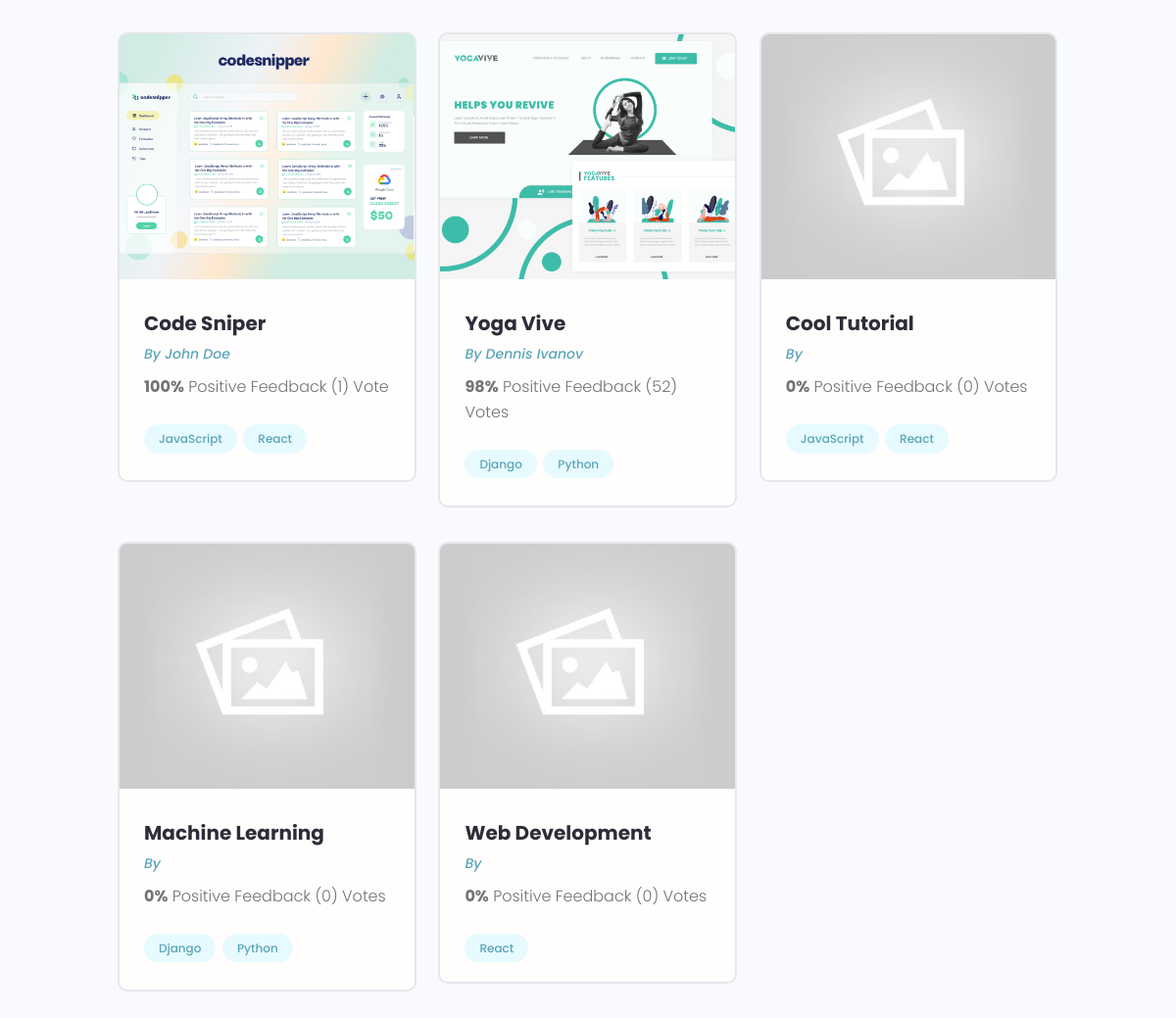
The page /projects/ (lower part) on the database as committed earlier.
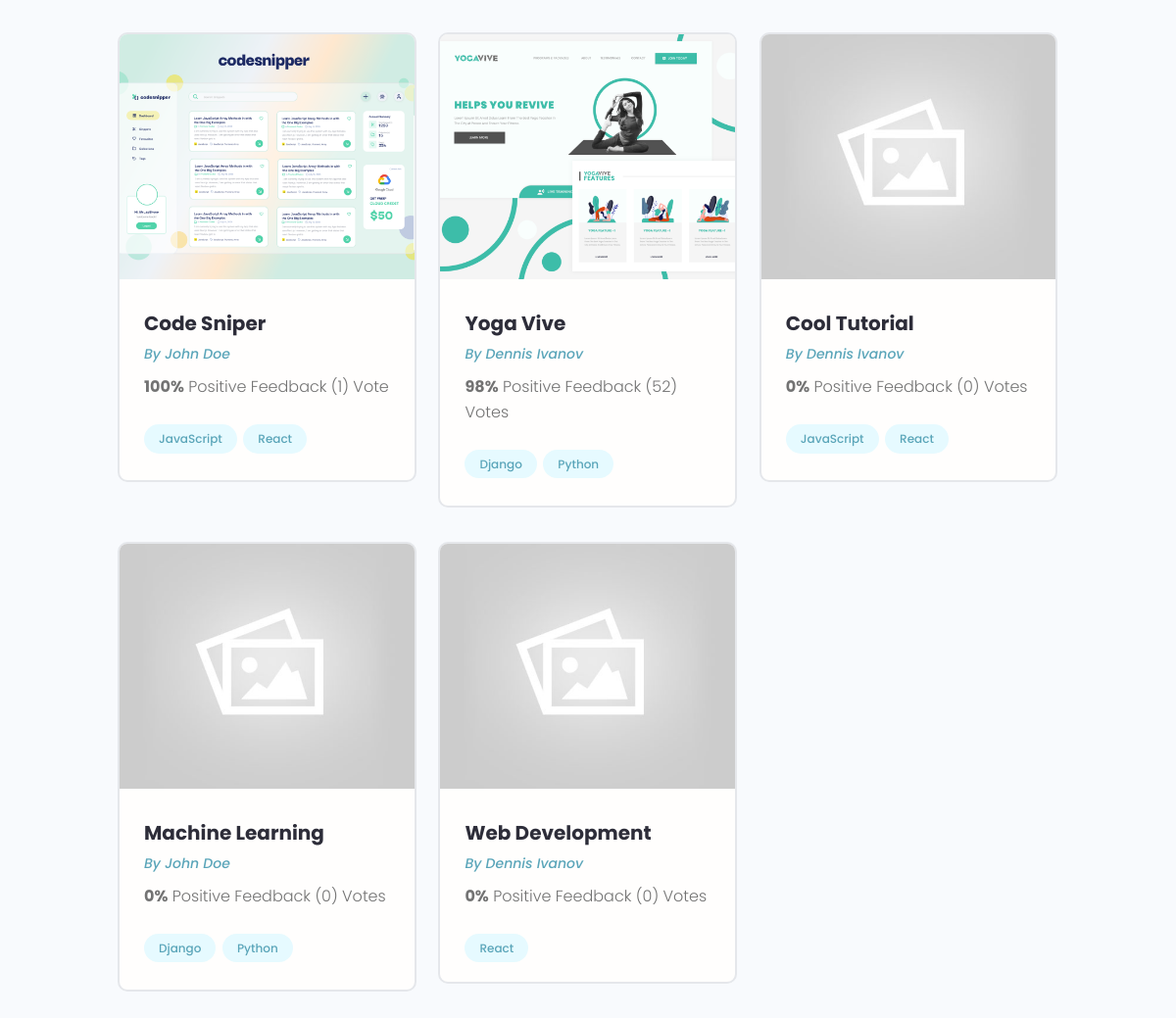
The same page on the database as committed later.
### projects/models.py (models this page shows, shortened)
class Project(models.Model):
    owner = models.ForeignKey(Profile, null=True, blank=True, on_delete=models.SET_NULL)
    title = models.CharField(max_length=200)
    description = models.TextField(null=True, blank=True)
    featured_image = models.ImageField(null=True, blank=True, default="default.jpg")
    demo_link = models.CharField(max_length=2000, null=True, blank=True)
    source_link = models.CharField(max_length=2000, null=True, blank=True)
    tags = models.ManyToManyField('Tag', blank=True)
    vote_total = models.IntegerField(default=0, null=True, blank=True)
    vote_ratio = models.IntegerField(default=0, null=True, blank=True)
    created = models.DateTimeField(auto_now_add=True)
    id = models.UUIDField(default=uuid.uuid4, unique=True, primary_key=True, editable=False)

### users/models.py (models this page shows, shortened)
class Profile(models.Model):
    user = models.OneToOneField(User, on_delete=models.CASCADE, null=True, blank=True)
    name = models.CharField(max_length=200, blank=True, null=True)
    email = models.EmailField(max_length=500, blank=True, null=True)
    username = models.CharField(max_length=200, blank=True, null=True)
    location = models.CharField(max_length=200, blank=True, null=True)
    short_intro = models.CharField(max_length=200, blank=True, null=True)
    bio = models.TextField(blank=True, null=True)
    profile_image = models.ImageField(null=True, blank=True, upload_to='profiles/', default="profiles/user-default.png")
    social_github = models.CharField(max_length=200, blank=True, null=True)
    social_twitter = models.CharField(max_length=200, blank=True, null=True)
    social_linkedin = models.CharField(max_length=200, blank=True, null=True)
    social_youtube = models.CharField(max_length=200, blank=True, null=True)
    social_website = models.CharField(max_length=200, blank=True, null=True)
    created = models.DateTimeField(auto_now_add=True)
    id = models.UUIDField(default=uuid.uuid4, unique=True, primary_key=True, editable=False)

### projects/views.py (the view)
# urls.py: path('projects/', include('projects.urls')),
def projects(request):
    projects = Project.objects.all()
    context = {'projects' : projects}
    return render(request, 'projects/projects.html', context)

### projects/models.py (called while the page is built)
    def __str__(self):
        return self.name

### projects/templates/projects/projects.html (shortened to what this page needs)
{% extends 'main.html' %}
{% block content %}
  <main class="projects">
    <section class="projectsList">
      <div class="container">
        <div class="grid grid--three">
        {% for project in projects %}
          <div class="column">
            <div class="card project">
              <a href="{% url 'project' project.id %}" class="project">
                <img class="project__thumbnail" src="{{ project.featured_image.url }}" alt="project thumbnail" />
                <div class="card__body">
                  <h3 class="project__title">{{project.title}}</h3>
                  <p><a class="project__author" href="{% url 'user-profile' project.owner.id %}">By {{project.owner.name}}</a></p>
                  <p class="project--rating">
                    <span style="font-weight: bold;">{{project.vote_ratio}}%</span> Positive
                    Feedback ({{project.vote_total}}) Vote{{project.vote_total|pluralize:"s"}}
                  </p>
                  <div class="project__tags">
                    {% for tag in project.tags.all %}
                    <span class="tag tag--pill tag--main">
                      <small>{{tag}}</small>
                    </span>
                    {% endfor %}
                  </div>
                </div>
              </a>
            </div>
          </div>
        {% endfor %}
        </div>
      </div>
    </section>
  </main>
{% endblock content %}

Rows that differ between the two databases and show on the page:
changed Project "Cool Tutorial": owner.name (not shown) → "Dennis Ivanov"
changed Project "Machine Learning": owner.name (not shown) → "John Doe"
changed Project "Web Development": owner.name (not shown) → "Dennis Ivanov"
